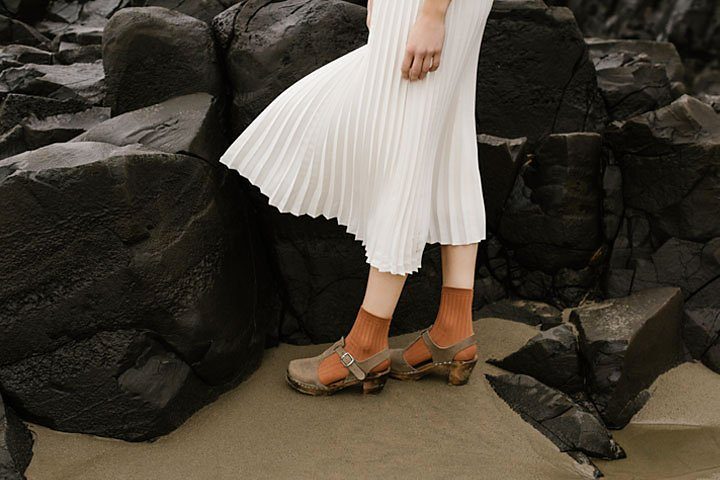
#> input picture images/Fig3.jpeg, 720 x 480 px
$ python solution_q3.py
#> lines starting #> are read from the running program, lines starting #| are printed output that depends on the picture
#> further down, bgr_img is the input picture: shape (480, 720, 3); mean B, G, R 58.1, 68.6, 75.7
#| Loaded images/Fig3.jpeg with shape (480, 720, 3)
import cv2
import numpy as np
import matplotlib.pyplot as plt
import os

def gamma_correction_lab(bgr_img: np.ndarray, gamma: float = 0.5) -> tuple[np.ndarray, np.ndarray, np.ndarray]:

    # 1. Convert BGR to L*a*b* color space
#> called with gamma = 0.5
    lab_img = cv2.cvtColor(bgr_img, cv2.COLOR_BGR2LAB)
#> lab_img: shape (480, 720, 3); mean of channels 0, 1, 2 71.3, 129.1, 135
    L, a, b = cv2.split(lab_img)
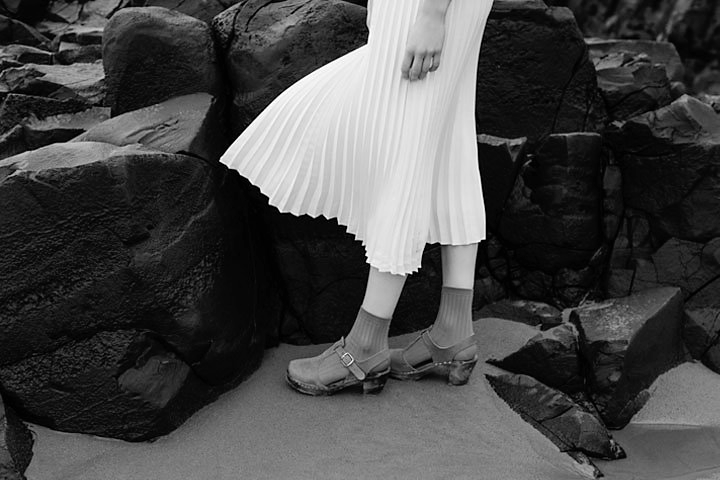
#> L: shape (480, 720); min 0, max 255, mean 71.3
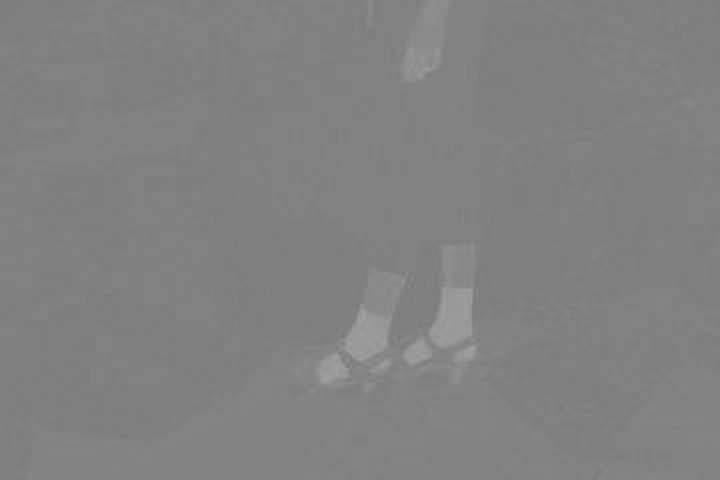
#> a: shape (480, 720); min 119, max 160, mean 129.1

    # 2. Build Gamma Correction Lookup Table for L plane
    r_range = np.arange(256, dtype=np.float64)
    lut_gamma = np.clip(255.0 * ((r_range / 255.0) ** gamma), 0, 255).astype(np.uint8)

    # 3. Apply LUT to L plane
    L_corrected = cv2.LUT(L, lut_gamma)
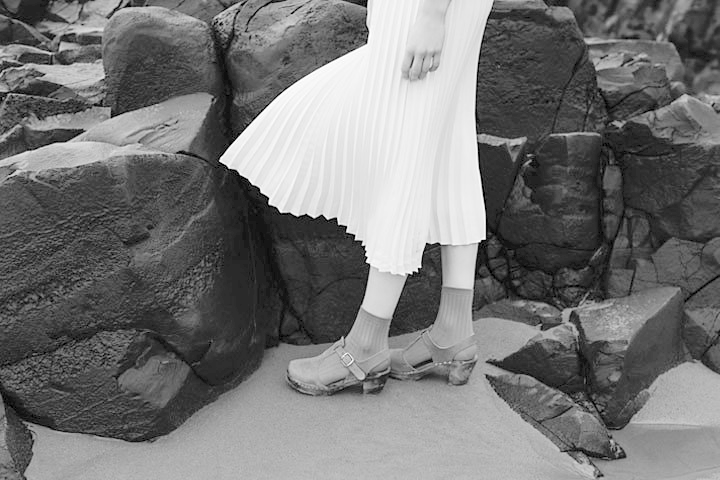
#> L_corrected: shape (480, 720); min 0, max 255, mean 117.3

    # 4. Merge corrected L plane with original a* and b* planes
    lab_corrected = cv2.merge([L_corrected, a, b])
#> lab_corrected: shape (480, 720, 3); mean of channels 0, 1, 2 117.3, 129.1, 135

    # 5. Convert back to BGR color space
    bgr_corrected = cv2.cvtColor(lab_corrected, cv2.COLOR_LAB2BGR)
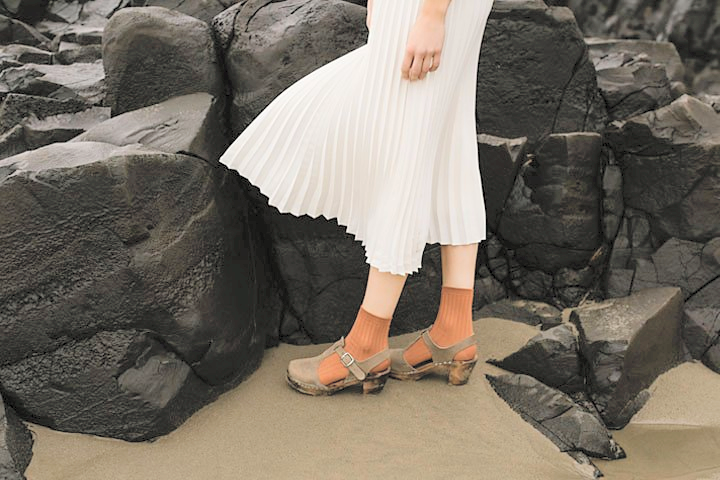
#> bgr_corrected: shape (480, 720, 3); mean B, G, R 100.2, 111.1, 118.8

    return bgr_corrected, L, L_corrected


# Load Image for Gamma Correction (Fig. 3)
fig3_path = os.path.join("images", "Fig3.jpeg")
bgr_img = cv2.imread(fig3_path)
if bgr_img is None:
    raise FileNotFoundError(f"Could not load image at {fig3_path}")

print(f"Loaded {fig3_path} with shape {bgr_img.shape}")

# Gamma value chosen to brighten dark shadow regions
gamma_val = 0.5
bgr_corrected, L_orig, L_corr = gamma_correction_lab(bgr_img, gamma=gamma_val)

rgb_orig = cv2.cvtColor(bgr_img, cv2.COLOR_BGR2RGB)
rgb_corrected = cv2.cvtColor(bgr_corrected, cv2.COLOR_BGR2RGB)

# Plotting Q3 Results
fig = plt.figure(figsize=(14, 10))

# 1. Original Image
ax1 = fig.add_subplot(2, 2, 1)
ax1.imshow(rgb_orig)
ax1.set_title('Original Image (Fig. 3)', fontsize=12, fontweight='bold')
ax1.axis('off')

# 2. Gamma Corrected Image
ax2 = fig.add_subplot(2, 2, 2)
ax2.imshow(rgb_corrected)
ax2.set_title(rf'Gamma Corrected Image ($L^*$ plane, $\gamma = {gamma_val}$)', fontsize=12, fontweight='bold')
ax2.axis('off')

# 3. Histograms of L Channel (Original vs Corrected)
ax3 = fig.add_subplot(2, 1, 2)
hist_orig = cv2.calcHist([L_orig], [0], None, [256], [0, 256])
#> hist_orig = 256 values, max 13634 at index 12, min 0 at index 4, mean 1350
hist_corr = cv2.calcHist([L_corr], [0], None, [256], [0, 256])
#> hist_corr = 256 values, max 13634 at index 55, min 0 at index 1, mean 1350

ax3.plot(hist_orig, color='black', linewidth=1.8, label=r'Original $L^*$ Plane Histogram')
ax3.plot(hist_corr, color='crimson', linewidth=1.8, label=rf'Gamma Corrected $L^*$ Histogram ($\gamma = {gamma_val}$)')
ax3.set_xlim([0, 255])
ax3.set_xlabel(r'Lightness Intensity ($L^*$ value)', fontsize=11)
ax3.set_ylabel('Pixel Count', fontsize=11)
ax3.set_title(r'Histograms of $L^*$ Plane (Original vs Gamma Corrected)', fontsize=12, fontweight='bold')
ax3.grid(True, linestyle=':', alpha=0.6)
ax3.legend(fontsize=11)

plt.tight_layout()
output_plot = "q3_result.png"
plt.savefig(output_plot, dpi=300, bbox_inches='tight')
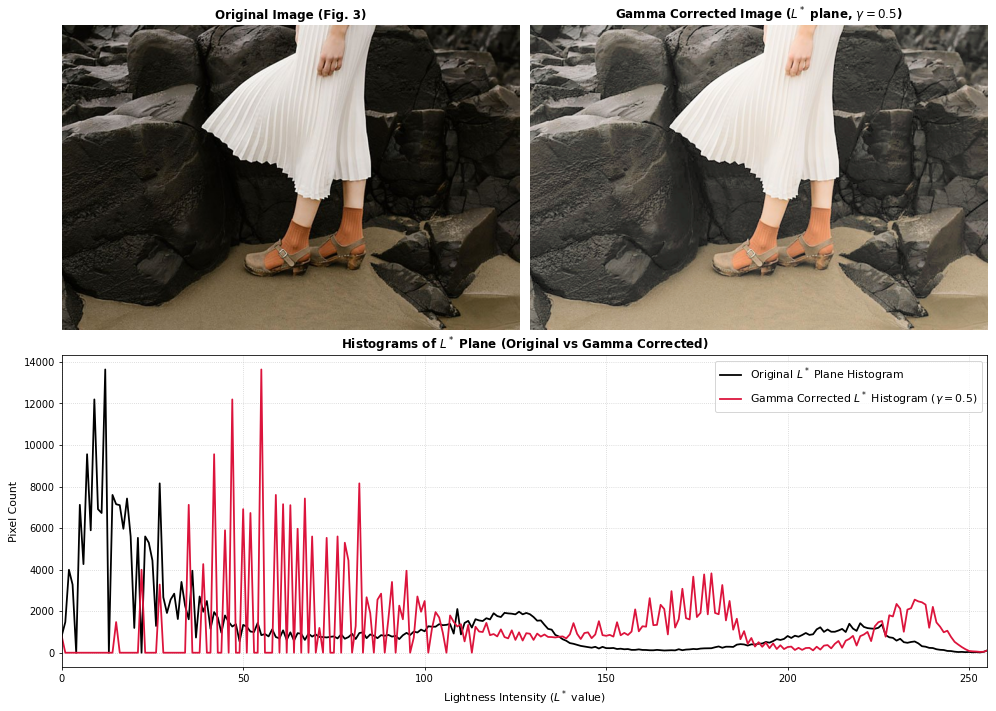
#> figure drawn by matplotlib, 3 panels; panel 3: curve peaks at x = 12, y = 13634; panel 3: curve peaks at x = 55, y = 13634
plt.close()
print(f"Question 3 results saved successfully to {output_plot} with gamma = {gamma_val}")

$ run again, with images/Fig2.jpeg copied over images/Fig3.jpeg
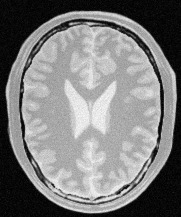
#> input picture images/Fig2.jpeg, 181 x 217 px
#> bgr_img is the input picture: shape (217, 181, 3); min 0, max 251, mean 123.8
#| Loaded images/Fig3.jpeg with shape (217, 181, 3)
#> lab_img: shape (217, 181, 3); mean of channels 0, 1, 2 127.7, 128, 128
#> a: shape (217, 181); every value is 128
#> in gamma_correction_lab, `L_corrected = cv2.LUT(L, lut_gamma)`:
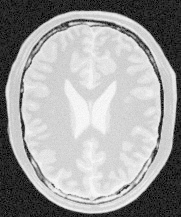
#> L_corrected: shape (217, 181); min 0, max 253, mean 159.3
#> lab_corrected: shape (217, 181, 3); mean of channels 0, 1, 2 159.3, 128, 128
#> hist_orig = 256 values, max 2122 at index 5, min 0 at index 4, mean 153.4
#> hist_corr = 256 values, max 2122 at index 35, min 0 at index 1, mean 153.4
#> `plt.savefig(output_plot, dpi=300, bbox_inches='tight')`:
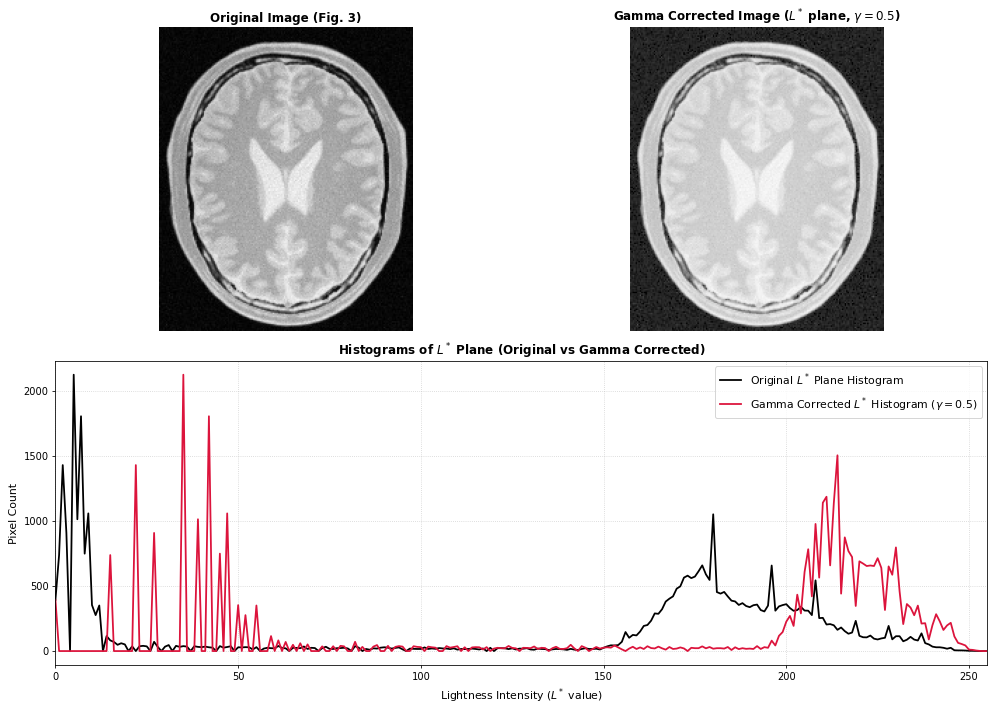
#> figure drawn by matplotlib, 3 panels; panel 3: curve peaks at x = 5, y = 2122; panel 3: curve peaks at x = 35, y = 2122

$ run again, with images/Fig6.jpeg copied over images/Fig3.jpeg
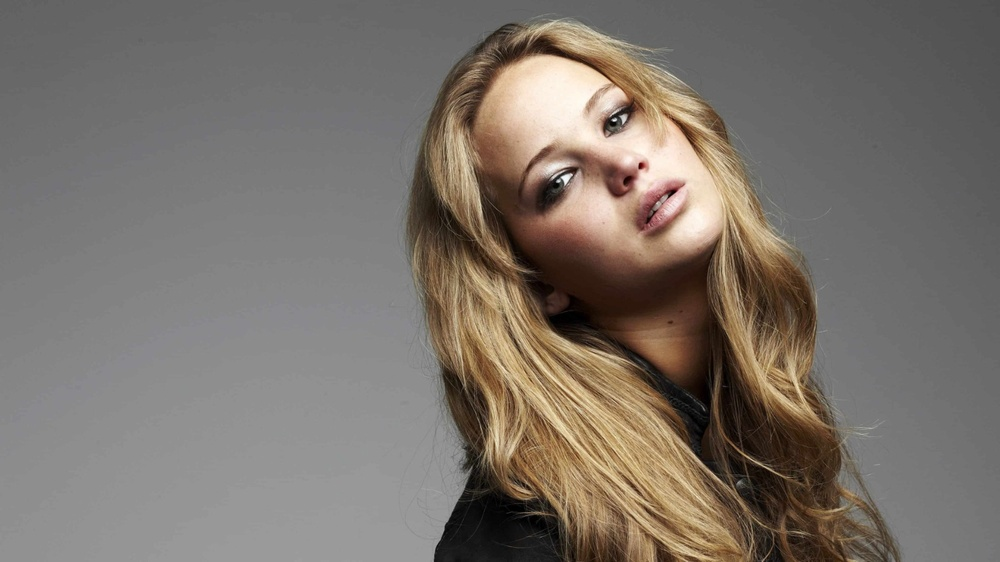
#> input picture images/Fig6.jpeg, 1000 x 562 px, shrunk from 1600 x 900 before the run
#> bgr_img is the input picture: shape (562, 1000, 3); mean B, G, R 106.7, 114.4, 122.3
#| Loaded images/Fig3.jpeg with shape (562, 1000, 3)
#> lab_img: shape (562, 1000, 3); mean of channels 0, 1, 2 123.2, 130.1, 133.4
#> lab_corrected: shape (562, 1000, 3); mean of channels 0, 1, 2 173.2, 130.1, 133.4
#> in gamma_correction_lab, `bgr_corrected = cv2.cvtColor(lab_corrected, cv2.COLOR_LAB2BGR)`:
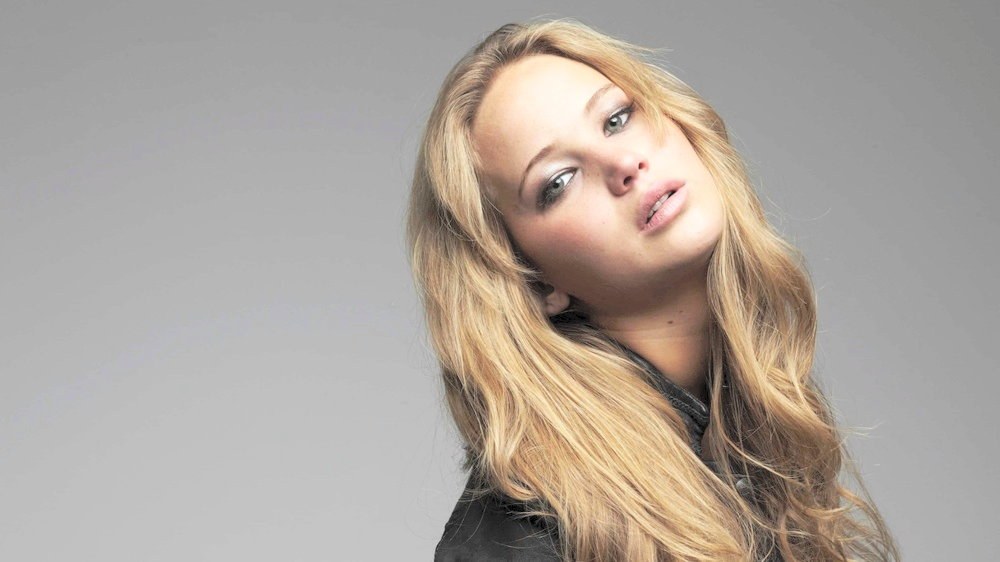
#> bgr_corrected: shape (562, 1000, 3); mean B, G, R 156.6, 164.8, 173.5
#> hist_orig = 256 values, max 18496 at index 119, min 0 at index 4, mean 2195.3
#> hist_corr = 256 values, max 20961 at index 168, min 0 at index 1, mean 2195.3
#> `plt.savefig(output_plot, dpi=300, bbox_inches='tight')`:
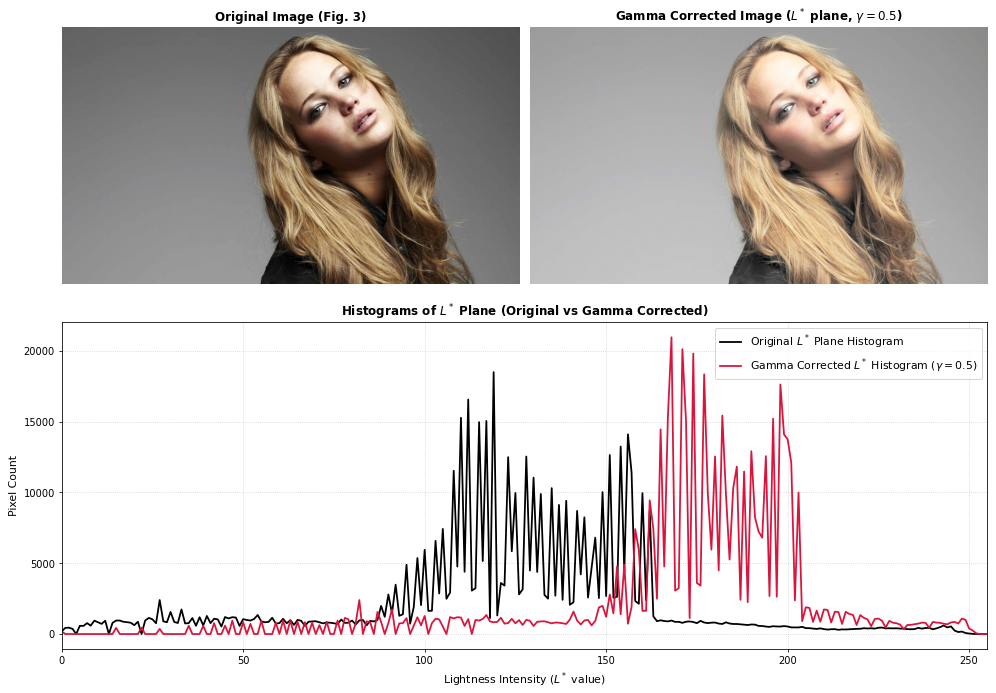
#> figure drawn by matplotlib, 3 panels; panel 3: curve peaks at x = 119, y = 18496; panel 3: curve peaks at x = 168, y = 20961
